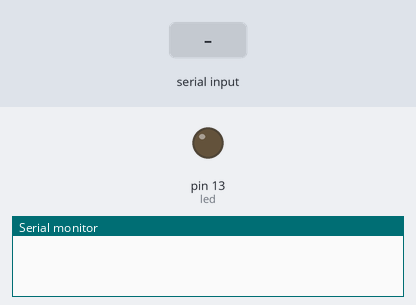
Recording of a sketch running on a simulated Arduino Uno, built with avr-gcc and run on an emulated ATmega328P. Shown: output pins drawn as LEDs (lit = HIGH), the last lines printed to the serial monitor. The inputs (shaded band) are chosen by the test bench.

Above: at 1.2 s.
1.3 s: "1\n" received over Serial
At 2.0 s:
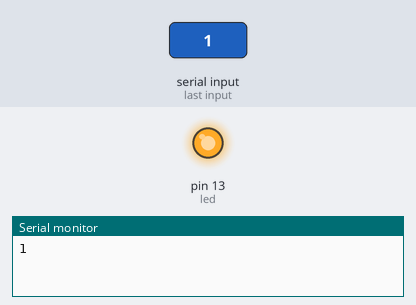
2.8 s: "0\n" received over Serial
At 3.1 s:
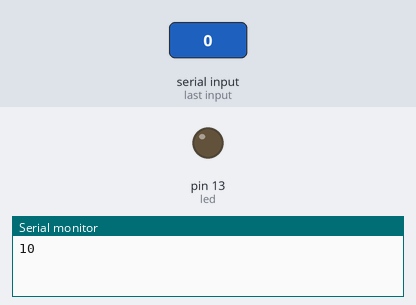
Timing chart, 0 to 5.8 s (numbered marks = the images above; inputs shaded):
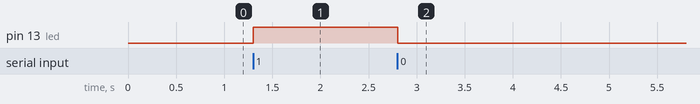

The sketch:

serial.ino
```cpp
//Programa : Serial port
//by Wender Fernandes

String inData;
int led = 13;
void setup() {
    pinMode(led, OUTPUT);
    Serial.begin(9600);
}

void loop() {
    while (Serial.available() > 0){
        char recieved = Serial.read();
        inData += recieved;
        if (recieved == '\n'){
            if(inData == "1\n"){
              digitalWrite(led, HIGH);
            }
            else if(inData == "0\n"){
              digitalWrite(led, LOW);
            }
            inData = "";
            Serial.print(digitalRead(led));
        }
    }
}
```

Measured:
- after the input at 1.3 s, pin 13 (led): LOW → HIGH at once
- after the input at 2.8 s, pin 13 (led): HIGH → LOW at once
